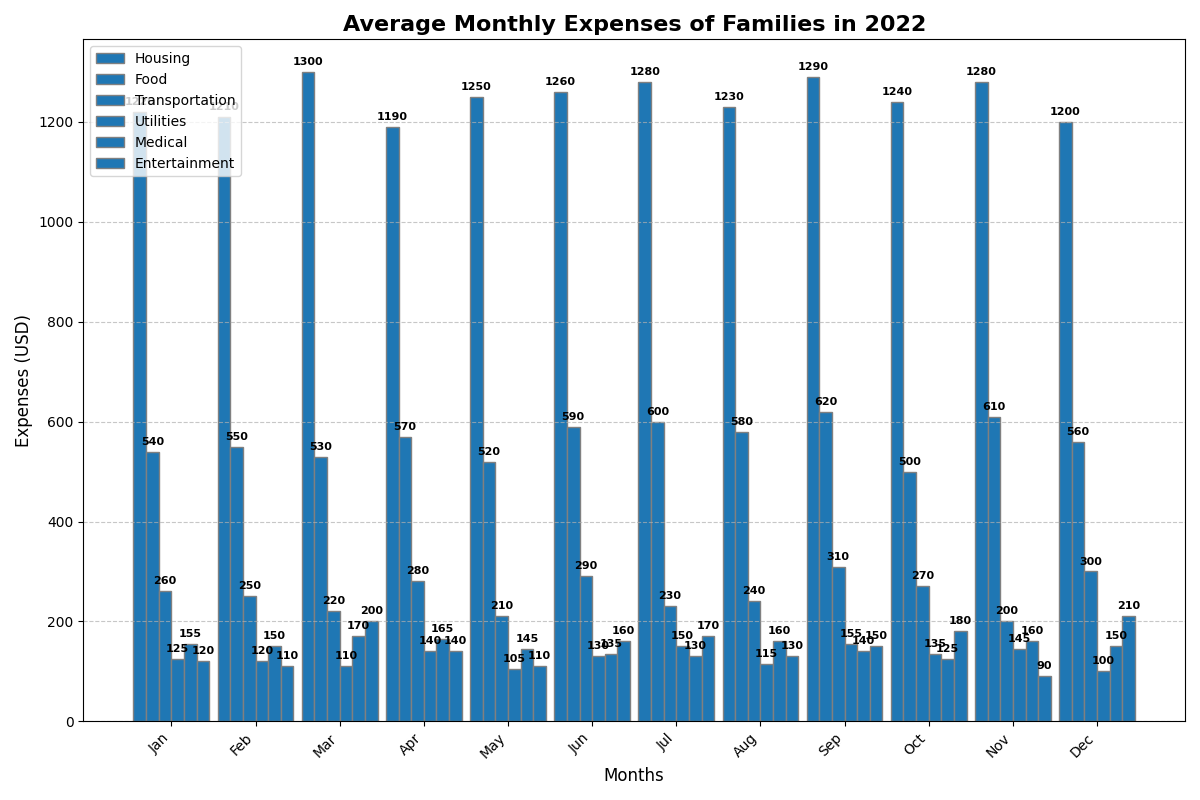

Generate this figure with Python:
import matplotlib.pyplot as plt
import numpy as np

months = ['Jan', 'Feb', 'Mar', 'Apr', 'May', 'Jun', 'Jul', 'Aug', 'Sep', 'Oct', 'Nov', 'Dec']
categories = ['Housing', 'Food', 'Transportation', 'Utilities', 'Medical', 'Entertainment']

expenses_data = np.array([
    [1220, 1210, 1300, 1190, 1250, 1260, 1280, 1230, 1290, 1240, 1280, 1200],
    [540, 550, 530, 570, 520, 590, 600, 580, 620, 500, 610, 560],
    [260, 250, 220, 280, 210, 290, 230, 240, 310, 270, 200, 300],
    [125, 120, 110, 140, 105, 130, 150, 115, 155, 135, 145, 100],
    [155, 150, 170, 165, 145, 135, 130, 160, 140, 125, 160, 150],
    [120, 110, 200, 140, 110, 160, 170, 130, 150, 180, 90, 210]
])

# Single color for all categories
single_color = '#1f77b4'

fig, ax = plt.subplots(figsize=(12, 8))

bar_width = 0.15
index = np.arange(len(months))

for i in range(len(categories)):
    ax.bar(index + i * bar_width, expenses_data[i], bar_width, label=categories[i], color=single_color, edgecolor='grey')

ax.set_title('Average Monthly Expenses of Families in 2022', fontsize=16, fontweight='bold')
ax.set_xlabel('Months', fontsize=12)
ax.set_ylabel('Expenses (USD)', fontsize=12)
ax.set_xticks(index + bar_width * (len(categories) - 1) / 2)
ax.set_xticklabels(months, rotation=45, ha='right')
ax.yaxis.grid(True, linestyle='--', alpha=0.7)
ax.legend(loc='upper left', fontsize=10)

for i in range(len(categories)):
    for j in range(len(months)):
        ax.text(index[j] + i * bar_width, expenses_data[i, j] + 10, str(expenses_data[i, j]), ha='center', va='bottom', fontsize=8, fontweight='bold')

plt.tight_layout()
plt.show()
